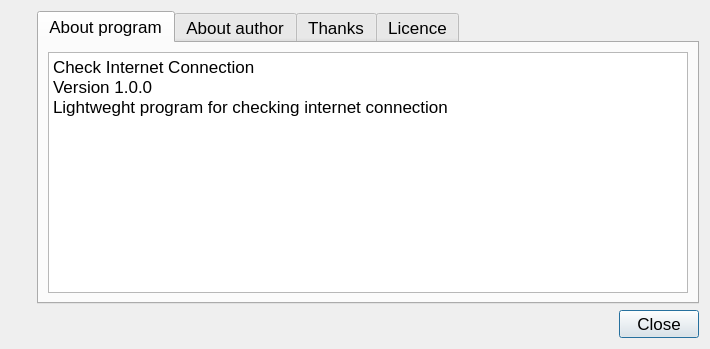
<?xml version="1.0" encoding="UTF-8"?>
<ui version="4.0">
 <class>dlgAbout</class>
 <widget class="QDialog" name="dlgAbout">
  <property name="geometry">
   <rect>
    <x>0</x>
    <y>0</y>
    <width>710</width>
    <height>349</height>
   </rect>
  </property>
  <property name="sizePolicy">
   <sizepolicy hsizetype="Fixed" vsizetype="Fixed">
    <horstretch>0</horstretch>
    <verstretch>0</verstretch>
   </sizepolicy>
  </property>
  <property name="minimumSize">
   <size>
    <width>710</width>
    <height>349</height>
   </size>
  </property>
  <property name="maximumSize">
   <size>
    <width>710</width>
    <height>349</height>
   </size>
  </property>
  <property name="sizeIncrement">
   <size>
    <width>1</width>
    <height>1</height>
   </size>
  </property>
  <property name="font">
   <font>
    <family>Arial</family>
    <pointsize>13</pointsize>
   </font>
  </property>
  <property name="windowTitle">
   <string>About program</string>
  </property>
  <property name="windowIcon">
   <iconset>
    <normaloff>:/icons/Icons/CheckEmail.ico</normaloff>:/icons/Icons/CheckEmail.ico</iconset>
  </property>
  <layout class="QHBoxLayout" name="horizontalLayout_2">
   <item>
    <layout class="QVBoxLayout" name="verticalLayout_2">
     <item>
      <widget class="QLabel" name="lblProgIcon">
       <property name="sizePolicy">
        <sizepolicy hsizetype="Preferred" vsizetype="Preferred">
         <horstretch>0</horstretch>
         <verstretch>0</verstretch>
        </sizepolicy>
       </property>
       <property name="maximumSize">
        <size>
         <width>128</width>
         <height>128</height>
        </size>
       </property>
       <property name="frameShape">
        <enum>QFrame::NoFrame</enum>
       </property>
       <property name="text">
        <string/>
       </property>
       <property name="pixmap">
        <pixmap resource="res.qrc">:/icons/connected.png</pixmap>
       </property>
       <property name="scaledContents">
        <bool>true</bool>
       </property>
      </widget>
     </item>
     <item>
      <spacer name="verticalSpacer">
       <property name="orientation">
        <enum>Qt::Vertical</enum>
       </property>
       <property name="sizeHint" stdset="0">
        <size>
         <width>20</width>
         <height>40</height>
        </size>
       </property>
      </spacer>
     </item>
    </layout>
   </item>
   <item>
    <layout class="QVBoxLayout" name="verticalLayout_3">
     <item>
      <widget class="QTabWidget" name="twAbout">
       <property name="cursor">
        <cursorShape>ArrowCursor</cursorShape>
       </property>
       <property name="tabPosition">
        <enum>QTabWidget::North</enum>
       </property>
       <property name="currentIndex">
        <number>0</number>
       </property>
       <widget class="QWidget" name="tabAboutProgram">
        <attribute name="title">
         <string>About program</string>
        </attribute>
        <layout class="QHBoxLayout" name="horizontalLayout_3">
         <item>
          <widget class="QTextBrowser" name="tbrAboutProgram">
           <property name="cursor" stdset="0">
            <cursorShape>ArrowCursor</cursorShape>
           </property>
           <property name="html">
            <string>&lt;!DOCTYPE HTML PUBLIC &quot;-//W3C//DTD HTML 4.0//EN&quot; &quot;http://www.w3.org/TR/REC-html40/strict.dtd&quot;&gt;
&lt;html&gt;&lt;head&gt;&lt;meta name=&quot;qrichtext&quot; content=&quot;1&quot; /&gt;&lt;style type=&quot;text/css&quot;&gt;
p, li { white-space: pre-wrap; }
&lt;/style&gt;&lt;/head&gt;&lt;body style=&quot; font-family:'Arial'; font-size:13pt; font-weight:400; font-style:normal;&quot;&gt;
&lt;p style=&quot; margin-top:0px; margin-bottom:0px; margin-left:0px; margin-right:0px; -qt-block-indent:0; text-indent:0px;&quot;&gt;Check Internet Connection&lt;/p&gt;
&lt;p style=&quot; margin-top:0px; margin-bottom:0px; margin-left:0px; margin-right:0px; -qt-block-indent:0; text-indent:0px;&quot;&gt;Version 1.0.0&lt;/p&gt;
&lt;p style=&quot; margin-top:0px; margin-bottom:0px; margin-left:0px; margin-right:0px; -qt-block-indent:0; text-indent:0px;&quot;&gt;Lightweght program for checking internet connection&lt;/p&gt;&lt;/body&gt;&lt;/html&gt;</string>
           </property>
          </widget>
         </item>
        </layout>
       </widget>
       <widget class="QWidget" name="tabAboutAuthor">
        <attribute name="title">
         <string>About author</string>
        </attribute>
        <layout class="QHBoxLayout" name="horizontalLayout_4">
         <item>
          <widget class="QTextBrowser" name="tbrAboutAuthor">
           <property name="sizePolicy">
            <sizepolicy hsizetype="Preferred" vsizetype="Preferred">
             <horstretch>0</horstretch>
             <verstretch>0</verstretch>
            </sizepolicy>
           </property>
           <property name="minimumSize">
            <size>
             <width>0</width>
             <height>0</height>
            </size>
           </property>
           <property name="baseSize">
            <size>
             <width>0</width>
             <height>0</height>
            </size>
           </property>
           <property name="cursor" stdset="0">
            <cursorShape>ArrowCursor</cursorShape>
           </property>
           <property name="html">
            <string>&lt;!DOCTYPE HTML PUBLIC &quot;-//W3C//DTD HTML 4.0//EN&quot; &quot;http://www.w3.org/TR/REC-html40/strict.dtd&quot;&gt;
&lt;html&gt;&lt;head&gt;&lt;meta name=&quot;qrichtext&quot; content=&quot;1&quot; /&gt;&lt;style type=&quot;text/css&quot;&gt;
p, li { white-space: pre-wrap; }
&lt;/style&gt;&lt;/head&gt;&lt;body style=&quot; font-family:'Arial'; font-size:13pt; font-weight:400; font-style:normal;&quot;&gt;
&lt;p style=&quot; margin-top:0px; margin-bottom:0px; margin-left:0px; margin-right:0px; -qt-block-indent:0; text-indent:0px;&quot;&gt;Alexander Kostuchkov &amp;lt;&lt;a href=&quot;mailto:alkostuchkov@gmail.com&quot;&gt;&lt;span style=&quot; text-decoration: underline; color:#0000ff;&quot;&gt;alkostuchkov@gmail.com&lt;/span&gt;&lt;/a&gt;&amp;gt;&lt;/p&gt;
&lt;p style=&quot;-qt-paragraph-type:empty; margin-top:0px; margin-bottom:0px; margin-left:0px; margin-right:0px; -qt-block-indent:0; text-indent:0px;&quot;&gt;&lt;br /&gt;&lt;/p&gt;
&lt;p style=&quot; margin-top:0px; margin-bottom:0px; margin-left:0px; margin-right:0px; -qt-block-indent:0; text-indent:0px;&quot;&gt;Donate: &lt;/p&gt;
&lt;p style=&quot; margin-top:0px; margin-bottom:0px; margin-left:0px; margin-right:0px; -qt-block-indent:0; text-indent:0px;&quot;&gt;&lt;img src=&quot;:/icons/payeer.png&quot; /&gt;  P1016899486&lt;/p&gt;&lt;/body&gt;&lt;/html&gt;</string>
           </property>
           <property name="openExternalLinks">
            <bool>true</bool>
           </property>
          </widget>
         </item>
        </layout>
       </widget>
       <widget class="QWidget" name="tabThanks">
        <attribute name="title">
         <string>Thanks</string>
        </attribute>
        <layout class="QHBoxLayout" name="horizontalLayout_5">
         <item>
          <widget class="QTextBrowser" name="tbrThanks">
           <property name="cursor" stdset="0">
            <cursorShape>ArrowCursor</cursorShape>
           </property>
           <property name="html">
            <string>&lt;!DOCTYPE HTML PUBLIC &quot;-//W3C//DTD HTML 4.0//EN&quot; &quot;http://www.w3.org/TR/REC-html40/strict.dtd&quot;&gt;
&lt;html&gt;&lt;head&gt;&lt;meta name=&quot;qrichtext&quot; content=&quot;1&quot; /&gt;&lt;style type=&quot;text/css&quot;&gt;
p, li { white-space: pre-wrap; }
&lt;/style&gt;&lt;/head&gt;&lt;body style=&quot; font-family:'Arial'; font-size:13pt; font-weight:400; font-style:normal;&quot;&gt;
&lt;p style=&quot; margin-top:0px; margin-bottom:0px; margin-left:0px; margin-right:0px; -qt-block-indent:0; text-indent:0px;&quot;&gt;Vlad Ilushnikov &amp;lt;&lt;a href=&quot;mailto:niglad73@mail.ru&quot;&gt;&lt;span style=&quot; text-decoration: underline; color:#0000ff;&quot;&gt;niglad73@mail.ru&lt;/span&gt;&lt;/a&gt;&amp;gt;&lt;/p&gt;
&lt;p style=&quot;-qt-paragraph-type:empty; margin-top:0px; margin-bottom:0px; margin-left:0px; margin-right:0px; -qt-block-indent:0; text-indent:0px;&quot;&gt;&lt;br /&gt;&lt;/p&gt;&lt;/body&gt;&lt;/html&gt;</string>
           </property>
           <property name="openExternalLinks">
            <bool>true</bool>
           </property>
          </widget>
         </item>
        </layout>
       </widget>
       <widget class="QWidget" name="tabLicence">
        <attribute name="title">
         <string>Licence</string>
        </attribute>
        <layout class="QVBoxLayout" name="verticalLayout_4">
         <item>
          <layout class="QHBoxLayout" name="horizontalLayout_6">
           <item>
            <spacer name="horizontalSpacer_2">
             <property name="orientation">
              <enum>Qt::Horizontal</enum>
             </property>
             <property name="sizeHint" stdset="0">
              <size>
               <width>40</width>
               <height>20</height>
              </size>
             </property>
            </spacer>
           </item>
           <item>
            <layout class="QVBoxLayout" name="verticalLayout">
             <item>
              <spacer name="verticalSpacer_3">
               <property name="orientation">
                <enum>Qt::Vertical</enum>
               </property>
               <property name="sizeHint" stdset="0">
                <size>
                 <width>20</width>
                 <height>40</height>
                </size>
               </property>
              </spacer>
             </item>
             <item>
              <widget class="QLabel" name="lblLicence">
               <property name="font">
                <font>
                 <family>Arial</family>
                 <pointsize>13</pointsize>
                 <underline>true</underline>
                </font>
               </property>
               <property name="cursor">
                <cursorShape>PointingHandCursor</cursorShape>
               </property>
               <property name="text">
                <string>GNU GENERAL PUBLIC LICENSE</string>
               </property>
              </widget>
             </item>
             <item>
              <widget class="QLabel" name="lblLicencePic">
               <property name="cursor">
                <cursorShape>PointingHandCursor</cursorShape>
               </property>
               <property name="text">
                <string/>
               </property>
               <property name="pixmap">
                <pixmap resource="res.qrc">:/icons/gplv3-with-text-136x68.png</pixmap>
               </property>
               <property name="scaledContents">
                <bool>true</bool>
               </property>
              </widget>
             </item>
             <item>
              <spacer name="verticalSpacer_2">
               <property name="orientation">
                <enum>Qt::Vertical</enum>
               </property>
               <property name="sizeHint" stdset="0">
                <size>
                 <width>20</width>
                 <height>40</height>
                </size>
               </property>
              </spacer>
             </item>
            </layout>
           </item>
           <item>
            <spacer name="horizontalSpacer_3">
             <property name="orientation">
              <enum>Qt::Horizontal</enum>
             </property>
             <property name="sizeHint" stdset="0">
              <size>
               <width>40</width>
               <height>20</height>
              </size>
             </property>
            </spacer>
           </item>
          </layout>
         </item>
        </layout>
       </widget>
      </widget>
     </item>
     <item>
      <layout class="QHBoxLayout" name="horizontalLayout">
       <item>
        <spacer name="horizontalSpacer">
         <property name="orientation">
          <enum>Qt::Horizontal</enum>
         </property>
         <property name="sizeHint" stdset="0">
          <size>
           <width>40</width>
           <height>20</height>
          </size>
         </property>
        </spacer>
       </item>
       <item>
        <widget class="QPushButton" name="btnClose">
         <property name="cursor">
          <cursorShape>PointingHandCursor</cursorShape>
         </property>
         <property name="text">
          <string>Close</string>
         </property>
         <property name="icon">
          <iconset resource="res.qrc">
           <normaloff>:/icons/close.png</normaloff>:/icons/close.png</iconset>
         </property>
        </widget>
       </item>
      </layout>
     </item>
    </layout>
   </item>
  </layout>
 </widget>
 <resources>
  <include location="res.qrc"/>
 </resources>
 <connections/>
</ui>
